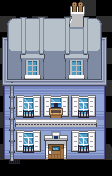

Below is a game level as drawn by its tile map, then a one-line description and the .tmx that defines it (tile-layer data replaced by summaries):
An orthogonal 7x11 tile map with 16x16 px tiles, 3 tile layers (OnGrass, Collisions, WalkBehind), 5 tilesets and 1 object (teleport on push).

<map version="1.10" tiledversion="1.11.0" orientation="orthogonal" renderorder="right-down" compressionlevel="6" width="7" height="11" tilewidth="16" tileheight="16" infinite="0" nextlayerid="5" nextobjectid="9">
 <tileset firstgid="1" source="../../../tileset/invisible.tsx" />
 <tileset firstgid="17" source="../../../tileset/heal4.tsx" />
 <tileset firstgid="1111" source="../../../tileset/building-small.tsx" />
 <tileset firstgid="2135" source="../../../tileset/houses.tsx" />
 <tileset firstgid="3096" source="../../../tileset/sea.tsx" />
 <layer id="4" name="OnGrass" width="7" height="11">
  <data>[77 cells, 4 non-empty, 2 distinct tile ids]</data>
 </layer>
 <layer id="1" name="Collisions" width="7" height="11">
  <data>[77 cells, 60 non-empty, 57 distinct tile ids]</data>
 </layer>
 <layer id="2" name="WalkBehind" width="7" height="11">
  <data>[77 cells, 35 non-empty, 31 distinct tile ids]</data>
 </layer>
 <objectgroup id="3" name="Moving">
  <object id="8" type="teleport on push" gid="4" x="48" y="160" width="16" height="16">
   <properties>
    <property name="map" value="floor-0" />
    <property name="x" value="3" />
    <property name="y" value="8" />
   </properties>
  </object>
 </objectgroup>
</map>
